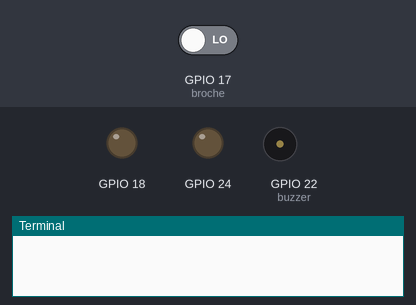
Simulated run of this program. Board: Raspberry Pi (BCM pin numbers). Parts: output pins drawn as LEDs (lit = HIGH), buzzer (waves = sounding, pin HIGH), the last lines printed to the terminal. The test bench sets the inputs (shaded band); at power-on: GPIO 17 (broche) LOW.

Above: at 1.2 s.
1.3 s: GPIO 17 (broche) driven HIGH
At 2.7 s:
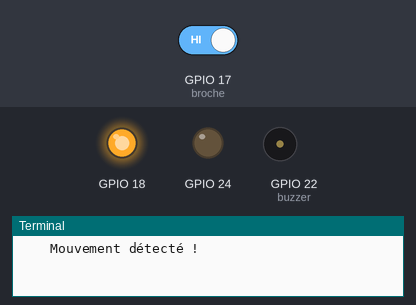
3.8 s: GPIO 17 (broche) driven LOW
At 5.0 s:
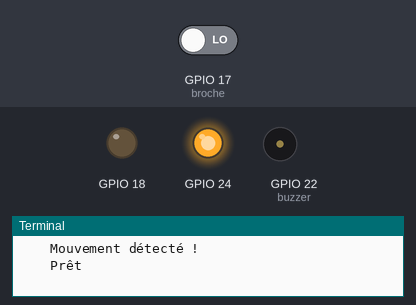
5.3 s: GPIO 17 (broche) driven HIGH
At 6.1 s:
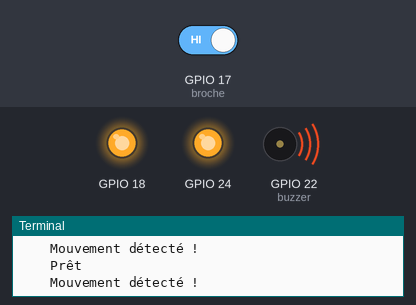
Timing chart, 0 to 8.3 s (numbered marks = the images above; inputs shaded):
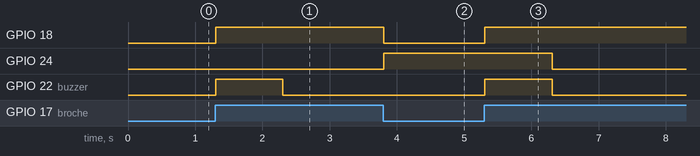

Measured:
- after the input at 1.3 s, GPIO 18: LOW → HIGH at once; GPIO 22 (buzzer): LOW → HIGH at once, → LOW 1.0 s later
- after the input at 3.8 s, GPIO 18: HIGH → LOW at once; GPIO 24: LOW → HIGH at once
- after the input at 5.3 s, GPIO 18: LOW → HIGH at once; GPIO 24: HIGH → LOW after 1.0 s; GPIO 22 (buzzer): LOW → HIGH at once, → LOW 1.0 s later

The program:

mouvement.py
```python
import RPi.GPIO as GPIO
import time
from Led import Led
from time import sleep

GPIO.setmode(GPIO.BCM)
#Initialisation de notre GPIO 17 pour recevoir un signal
#Contrairement à nos LEDs avec lesquelles on envoyait un signal
ledr = Led(18)
ledb = Led(24)
buzzer = 22
GPIO.setup(buzzer, GPIO.OUT)
broche = 17
GPIO.setmode(GPIO.BCM)
GPIO.setwarnings(False)
GPIO.setup(broche, GPIO.IN)

currentstate = 0
previousstate = 0

# Boucle infini jusqu'à CTRL-C
while True:
    # Lecture du capteur
    currentstate = GPIO.input(broche)
		 # Si le capteur est déclenché
    if currentstate == 1 and previousstate == 0:
        print("    Mouvement détecté !")
        ledr.allumer()
        GPIO.output(buzzer, GPIO.HIGH)
        sleep(1)
        GPIO.output(buzzer, GPIO.LOW)

        ledb.eteindre()
        # En enregistrer l'état
        previousstate = 1
    # Si le capteur est s'est stabilisé
    elif currentstate == 0 and previousstate == 1:
        print("    Prêt")
        ledb.allumer()
        ledr.eteindre()
        previousstate = 0
    # On attends 10ms
    time.sleep(0.01)
```

Led.py
```python
import RPi.GPIO as GPIO
class Led :
    def __init__(self, number):
        self.number= number
        self.statut = GPIO.LOW
        GPIO.setmode(GPIO.BCM)
        GPIO.setwarnings(False)
        GPIO.setup(self.number, GPIO.OUT)
        GPIO.output(self.number, self.statut)

    def allumer(self):
        self.statut = GPIO.HIGH
        GPIO.output(self.number, self.statut)
    def eteindre(self):
        self.statut = GPIO.LOW
        GPIO.output(self.number, self.statut)
```
